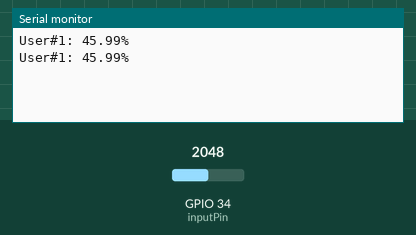
The sketch below on a simulated ESP32. On the bench: the last lines printed to the serial monitor. Inputs (shaded band) come from the test bench; at power-on: GPIO 34 (inputPin) = 2048.

Above: at 5.8 s.
5.9 s: GPIO 34 (inputPin) set to 2866
At 11.5 s:
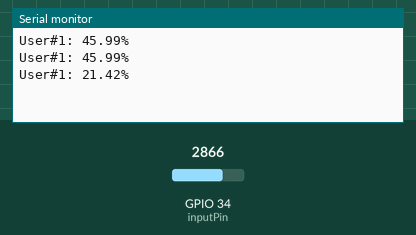
11.9 s: GPIO 34 (inputPin) set to 3603
At 15.3 s:
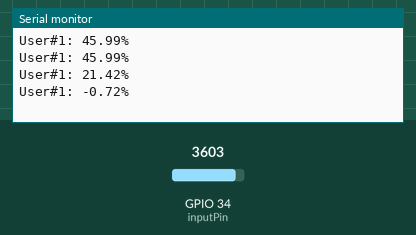
Timing chart, 0 to 16.8 s (numbered marks = the images above; inputs shaded):
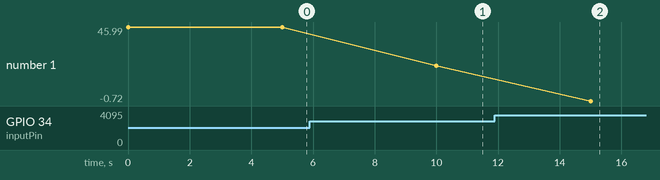

Measured:
- after the input at 5.9 s, the serial monitor: prints a new line after 4.1 s (image 1)
- after the input at 11.9 s, the serial monitor: prints a new line after 3.1 s (image 2)
- plotted number 1: 45.99 → 21.42 after the input at 5.9 s, 21.42 → -0.72 after the input at 11.9 s

The sketch:

slave1.ino
```cpp
#define Sender_Txd_pin 17
#define Sender_Rxd_pin 16

HardwareSerial Receiver(1);

const int inputPin = 34;    // GPIO Pin
const int AirValue = 3579;   //Need change for callibration for air
const int WaterValue = 250;  //Need change for callibration for water
float soilPercentage = 0;
float soilMoistureValue = 0;

void setup() {
  Serial.begin(9600);
  Receiver.begin(9600, SERIAL_8N1, Sender_Rxd_pin, Sender_Txd_pin);
}

void loop() {
  soilMoistureValue = analogRead(inputPin);
  soilPercentage = ((((AirValue - WaterValue) - (soilMoistureValue - WaterValue)) /(AirValue - WaterValue)) * 100);
  Serial.println("User#1: " + String(soilPercentage) + "%");
  Receiver.print("User#1: " + String(soilPercentage));
  delay(5000);
}
```
